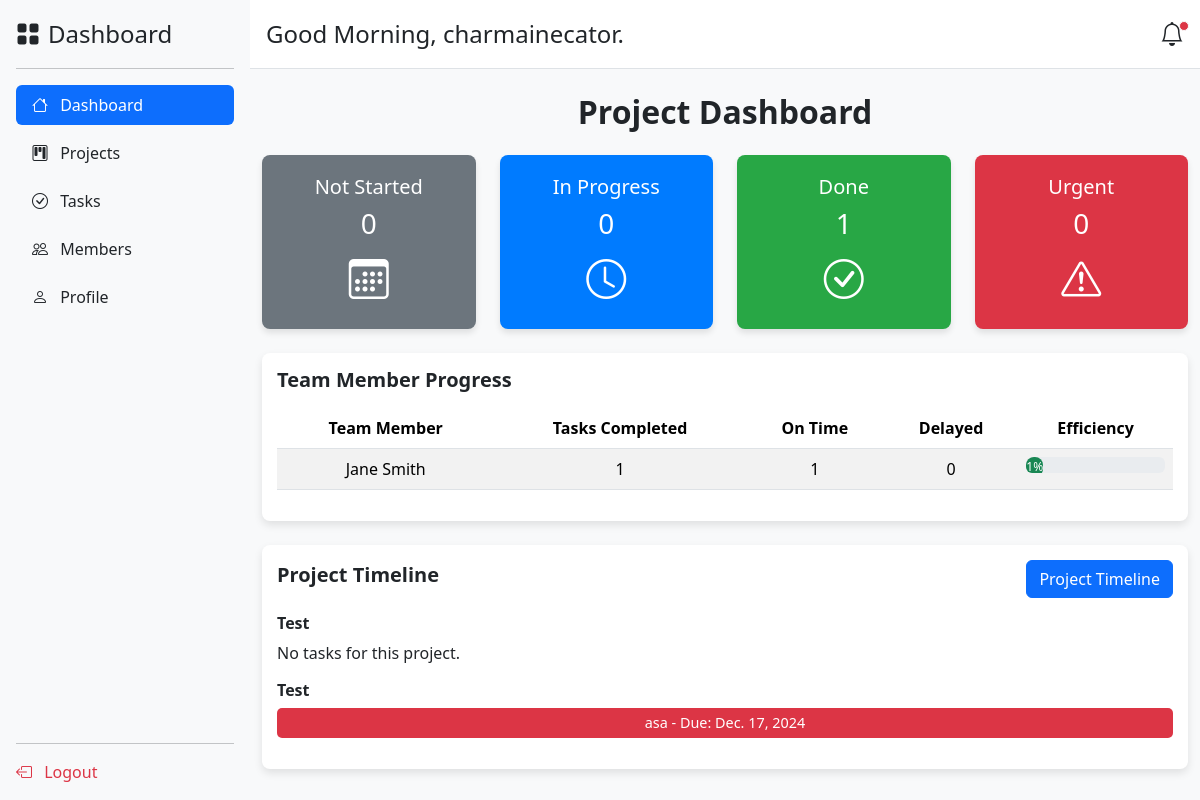
The page /dashboard/ (signed in) on the database its author committed.
### app/models.py (models this page shows, shortened)
class Project(models.Model):
    name = models.CharField(max_length=255)
    description = models.TextField()
    start_date = models.DateField()
    deadline = models.DateField()
    status = models.CharField(
        max_length=20,
        choices=[
            ('In Progress', 'In Progress'),
            ('Completed', 'Completed'),
            ('On Hold', 'On Hold'),
        ],
        default='In Progress'
    )
    created_by = models.ForeignKey(User, on_delete=models.CASCADE, related_name="created_projects")
    team_members = models.ManyToManyField(TeamMember, related_name="projects")
    date_created = models.DateTimeField(auto_now_add=True)

class Task(models.Model):
    STATUS_CHOICES = [
        ('not-started', 'Not Started'),
        ('in-progress', 'In Progress'),
        ('done', 'Done'),
        ('urgent', 'Urgent'),
    ]
    PRIORITY_CHOICES = [
        ('low', 'Low'),
        ('medium', 'Medium'),
        ('high', 'High'),
    ]
    title = models.CharField(max_length=255)  # Task title
    description = models.TextField()  # Task description
    due_date = models.DateField()  # Task deadline
    status = models.CharField(max_length=20, choices=STATUS_CHOICES, default='not-started')  # Task status
    priority = models.CharField(max_length=10, choices=PRIORITY_CHOICES, default='medium')  # Task priority
    project = models.ForeignKey(Project, on_delete=models.CASCADE, related_name="tasks")  # Associated project
    assignee = models.ForeignKey(User, on_delete=models.SET_NULL, null=True, blank=True, related_name="tasks")  # Assigned user
    created_by = models.ForeignKey(User, on_delete=models.SET_NULL, null=True, blank=True, related_name="created_tasks")  # Creator user ID
    date_created = models.DateTimeField(auto_now_add=True)  # Date the task was created
    date_updated = models.DateTimeField(auto_now=True)  # Date the task was last updated

### app/views.py (the view)
# urls.py: path('dashboard/', views.dashboard, name='dashboard'),
@login_required
def dashboard(request):
    user = request.user
    task_counts = {
        'not_started': Task.objects.filter(status='not-started', project__created_by=user).count(),
        'in_progress': Task.objects.filter(status='in-progress', project__created_by=user).count(),
        'done': Task.objects.filter(status='done', project__created_by=user).count(),
        'urgent': Task.objects.filter(status='urgent', project__created_by=user).count(),
    }
    team_progress = (
        Task.objects.filter(status='done', project__created_by=user)
        .values('assignee__first_name', 'assignee__last_name')
        .annotate(
            tasks_completed=Count('id'),
            tasks_on_time=Count('id', filter=Q(due_date__gte=F('date_created'))),
            tasks_delayed=Count('id', filter=Q(due_date__lt=F('date_created'))),
        )
    )
    project_tasks = Task.objects.filter(project__created_by=user).select_related('project').order_by('due_date')
    projects = Project.objects.prefetch_related('tasks').filter(created_by=user)
    context = {
        'task_counts': task_counts,
        'team_progress': team_progress,
        'project_tasks': project_tasks,
        'projects': projects,
    }
    return render(request, 'app/dashboard.html', context)

### app/context_processors.py (called while the page is built)
def add_current_time(request):
    gmt8 = pytz.timezone('Asia/Manila')  # Set the timezone to GMT+8
    current_time = timezone.now().astimezone(gmt8)  # Convert current time to GMT+8
    return {'current_time': current_time}

### app/templates/app/dashboard.html (shortened to what this page needs)
<!DOCTYPE html>
<html lang="en">
<head>
    <link href="https://cdn.jsdelivr.net/npm/bootstrap@5.3.3/dist/css/bootstrap.min.css" rel="stylesheet">
    <link href="https://cdn.jsdelivr.net/npm/bootstrap-icons@1.10.5/font/bootstrap-icons.css" rel="stylesheet">
</head>
<body>
    <div class="d-flex">
        {% include 'app/sidebar.html' %}
        <div class="flex-grow-1">
            {% include 'app/header.html' %}
            <div class="container mt-4">
                <h2 class="fw-bold mb-4 text-center">Project Dashboard</h2>
                <div class="row mb-4 text-center">
                    <div class="col-md-3">
                        <div class="card-overview bg-grey">
                            <h5>Not Started</h5>
                            <h3>{{ task_counts.not_started }}</h3>
                            <i class="bi bi-calendar3 fs-1"></i>
                        </div>
                    </div>
                    <div class="col-md-3">
                        <div class="card-overview bg-blue">
                            <h5>In Progress</h5>
                            <h3>{{ task_counts.in_progress }}</h3>
                            <i class="bi bi-clock fs-1"></i>
                        </div>
                    </div>
                    <div class="col-md-3">
                        <div class="card-overview bg-green">
                            <h5>Done</h5>
                            <h3>{{ task_counts.done }}</h3>
                            <i class="bi bi-check-circle fs-1"></i>
                        </div>
                    </div>
                    <div class="col-md-3">
                        <div class="card-overview bg-red">
                            <h5>Urgent</h5>
                            <h3>{{ task_counts.urgent }}</h3>
                            <i class="bi bi-exclamation-triangle fs-1"></i>
                        </div>
                    </div>
                </div>
                <div class="chart-container mb-4">
                    <h5 class="fw-bold mb-3">Team Member Progress</h5>
                    <table class="table table-striped table-hover text-center">
                        <thead>
                            <tr>
                                <th>Team Member</th>
                                <th>Tasks Completed</th>
                                <th>On Time</th>
                                <th>Delayed</th>
                                <th>Efficiency</th>
                            </tr>
                        </thead>
                        <tbody>
                            {% for member in team_progress %}
                            <tr>
                                <td>{{ member.assignee__first_name }} {{ member.assignee__last_name }}</td>
                                <td>{{ member.tasks_completed }}</td>
                                <td>{{ member.tasks_on_time }}</td>
                                <td>{{ member.tasks_delayed }}</td>
                                <td>
                                    <div class="progress">
                                        <div class="progress-bar bg-success progress-bar-custom"
                                            >
                                            {{ member.tasks_completed|default:0 }}%
                                        </div>
                                    </div>
                                </td>
                            </tr>
                            {% endfor %}
                        </tbody>
                    </table>
                </div>
                <div class="chart-container mb-4">
                    <div class="d-flex justify-content-between align-items-center mb-3">
                        <h5 class="fw-bold">Project Timeline</h5>
                        <button class="btn btn-primary" id="showGanttChartBtn">Project Timeline</button>
                    </div>
                    {% for project in projects %}
                    <div class="mb-3">
                        <h6 class="fw-bold">{{ project.name }}</h6>
                        {% for task in project.tasks.all %}
                            {% if task.priority == 'high' %}
                                    <div class="gantt-bar mb-2" style="background-color: #dc3545;">
                                        <span>{{ task.title }} - Due: {{ task.due_date }}</span>
                                    </div>
                            {% elif task.priority == 'medium' %}
                                    <div class="gantt-bar mb-2" style="background-color: #ffc107;">
                                        <span>{{ task.title }} - Due: {{ task.due_date }}</span>
                                    </div>
                            {% else %}
                                    <div class="gantt-bar mb-2" style="background-color: #28a745;">
                                        <span>{{ task.title }} - Due: {{ task.due_date }}</span>
                                    </div>
                            {% endif %}
                        {% empty %}
                            <p>No tasks for this project.</p>
                        {% endfor %}
                    </div>
                    {% empty %}
                    <p>No projects available.</p>
                    {% endfor %}
                </div>
            </div>
        </div>
    </div>
</body>
</html>

### app/templates/app/header.html (shortened to what this page needs)
<div class="d-flex justify-content-between align-items-center p-3 bg-white border-bottom">
    <div>
        <h4 class="mb-0">
            {% if current_time.hour < 12 %}
                Good Morning, {{ user.username|default:"User" }}.
            {% elif current_time.hour < 18 %}
                Good Afternoon, {{ user.username|default:"User" }}.
            {% else %}
                Good Evening, {{ user.username|default:"User" }}.
            {% endif %}
        </h4>
    </div>
    <div>
        <a href="#" class="position-relative">
            <i class="bi bi-bell fs-4 text-dark"></i>
            <span class="position-absolute top-0 start-100 translate-middle p-1 bg-danger border border-light rounded-circle">
            </span>
        </a>
    </div>
</div>

### app/templates/app/dashboard.html (style rules this page uses)
body { background-color: #f8f9fa; }
.card-overview { box-shadow: 0px 4px 6px rgba(0, 0, 0, 0.1); border: none; border-radius: 8px; padding: 20px; color: #fff; }
.bg-grey { background-color: #6c757d; }
.bg-blue { background-color: #007bff; }
.bg-green { background-color: #28a745; }
.bg-red { background-color: #dc3545; }
.chart-container { background-color: #ffffff; border-radius: 8px; box-shadow: 0 4px 8px rgba(0, 0, 0, 0.1); padding: 15px; }
.progress-bar-custom { height: 20px; border-radius: 8px; }
.gantt-bar { height: 30px; border-radius: 5px; color: white; text-align: center; font-size: 0.9rem; line-height: 30px; }

### rows shown on the page
Project: name "Test"
Project: name "Test"
Task: title "asa", due_date "Dec. 17, 2024"

### other values the page prints
{{ user.username|default:"User" }} "charmainecator"
{{ task_counts.not_started }} "0"
{{ task_counts.in_progress }} "0"
{{ task_counts.done }} "1"
{{ task_counts.urgent }} "0"
{{ member.assignee__first_name }} "Jane"
{{ member.assignee__last_name }} "Smith"
{{ member.tasks_completed }} "1"
{{ member.tasks_on_time }} "1"
{{ member.tasks_delayed }} "0"
{{ member.tasks_completed|default:0 }} "1"
